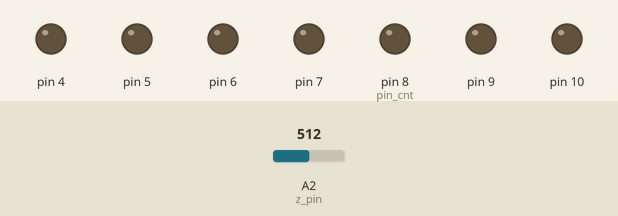
Bench run of a sketch on a simulated Arduino Uno, built with avr-gcc and run on an emulated ATmega328P. Parts: output pins drawn as LEDs (lit = HIGH). Inputs (shaded band) come from the test bench; at power-on: A2 (z_pin) = 512. Pins used as bus, display or sensor lines are not drawn.

Above: at 1.2 s.
1.3 s: A2 (z_pin) set to 447
2.8 s: A2 (z_pin) set to 415
At 3.6 s:
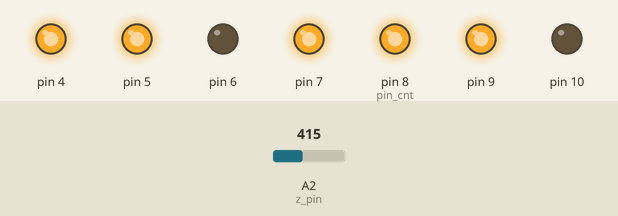
4.3 s: A2 (z_pin) set to 306
At 4.7 s:
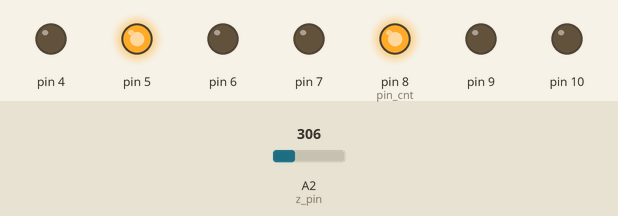
Timing chart, 0 to 7.3 s (numbered marks = the images above; inputs shaded):
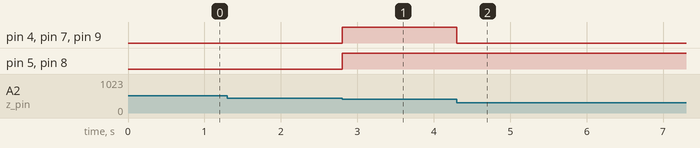

Measured:
- the behaviour switches between 429 and 428 on A2 (z_pin) (found by bisection; images 0 and 1)
- after the input at 1.3 s, every drawn part: stays the same
- after the input at 2.8 s, pin 4, pin 5, pin 7, pin 8 (pin_cnt), pin 9: LOW → HIGH at once
- after the input at 4.3 s, pin 4, pin 7, pin 9: HIGH → LOW at once

The sketch:

project_initial.ino
```cpp
#define x_pin A0
#define y_pin A1
#define z_pin A2

#define first_pin 3
#define pin_cnt 8

#define foreach_segment() for (int i = 3; i != 11; ++i)

typedef struct segment {
  unsigned char segments;
} segment;

segment numbers[] = {
  {1 << 7 | 1 << 6 | 1 << 5 | 1 << 3 | 1 << 2 | 1 << 1}, // 0
  {1 << 5 | 1 << 2},                                     // 1
  {1 << 7 | 1 << 5 | 1 << 4 | 1 << 3 | 1 << 1},          // 2
  {1 << 7 | 1 << 5 | 1 << 4 | 1 << 2 | 1 << 1},          // 3
  {1 << 6 | 1 << 5 | 1 << 4 | 1 << 2},                   // 4
  {1 << 7 | 1 << 6 | 1 << 4 | 1 << 2 | 1 << 1},          // 5
  {1 << 7 | 1 << 6 | 1 << 4 | 1 << 3 | 1 << 2 | 1 << 1}, // 6
  {1 << 7 | 1 << 5 | 1 << 2},                            // 7
  {1 << 7 | 1 << 6 | 1 << 5 | 1 << 4 | 1 << 3 | 1 << 2 | 1 << 1}, // 8
  {1 << 7 | 1 << 6 | 1 << 5 | 1 << 4 | 1 << 2 | 1 << 1}, // 9
};

void print_segment(segment *s) {
  unsigned char mask = 1 << 7;

  //Serial.println(int(s->segments));
  foreach_segment() {
    //Serial.println((s->segments & mask));
    //Serial.println(int(mask));
    digitalWrite(i, (s->segments & mask) ? HIGH : LOW);
    mask >>= 1;
  }
}

void print_number(int num) {
  print_segment(&numbers[num]);
}

double read_G(int pin, double calibration) {
  const double to_volt = 0.0049;

  int unit = analogRead(pin);
  double Volt = unit * to_volt;
  return (Volt + calibration - 1.65) / 0.8;
}

void setup() {
  Serial.begin(9600);

  foreach_segment() {
    pinMode(i, OUTPUT);
    digitalWrite(i, LOW);
  }
}

void loop() {
  double z_G = read_G(z_pin, 0.35);

  for (int i = 0; i != 10; ++i) {
    if (z_G >= (0 + i * 0.1) && z_G < (0.099 + i * 0.1)) {
      print_number(9 - i);
      break;
    }
  }

  //Serial.println("x_G is: " + String(x_G) + " y_G is: " + String(y_G) + " z_G is: " + String(z_G));

  // z = 416-420 ... z_V = 2.04-2.06V // Flat          2.45V   0.4V
  // z = 263-265 ... z_V = 1.28-1.30V // On long edge  1.65V   0.35V
  // z = 254-257 ... z_V = 1.24-1.27V // On short edge
  // z = 100-105 ... z_V = 0.45-0.51V // Upside-down   0.85V   0.35V

  //

  // z = 683-691 ... z_V = 3.35-3.39 // Upside-down
  // 0.0049 V per unit

}
```
